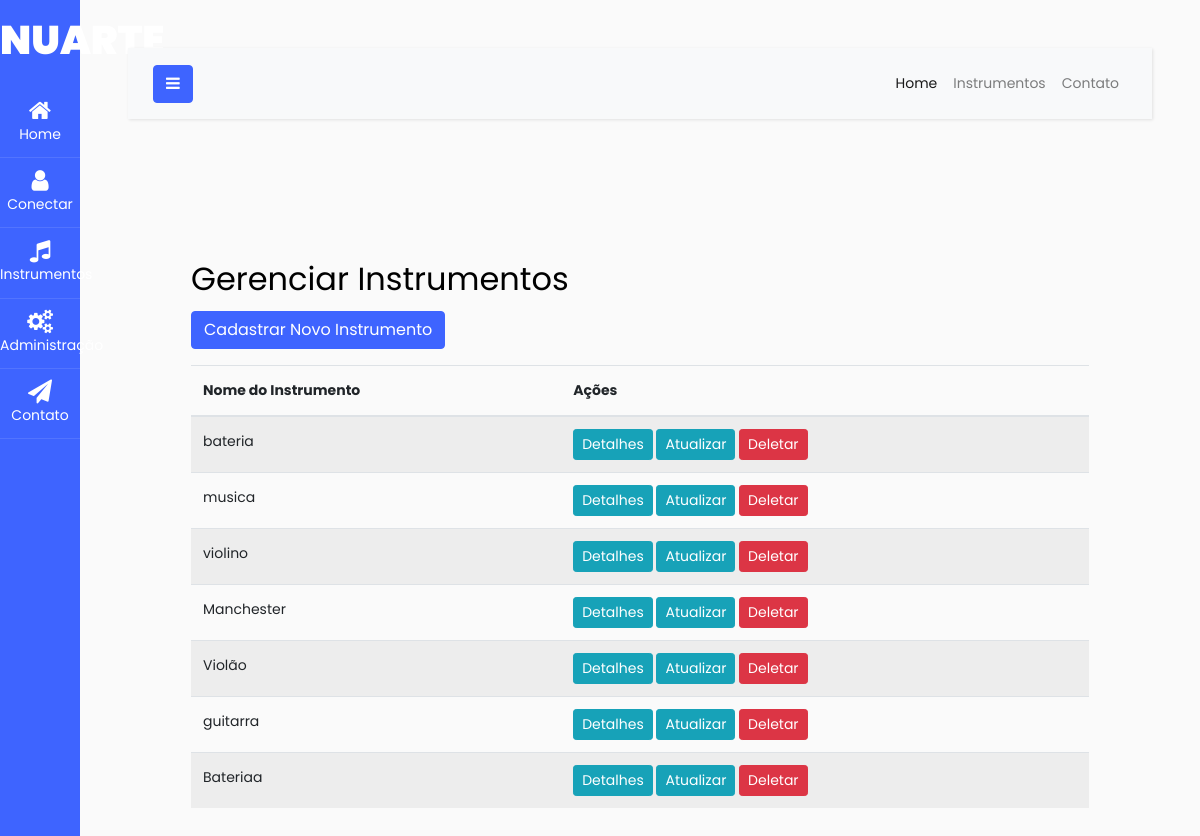
Screenshot of /gerenciamento_instrumentos/ with the database file from the repository.
### nuarte/models.py (models this page shows, shortened)
class Instrumento(models.Model):
    nome = models.CharField(max_length=100)
    descricao = models.TextField()
    disponivel = models.BooleanField(default=True)
    imagem = models.ImageField(upload_to='instrumentos/', null=True, blank=True)

### nuarte/views.py (the view)
# urls.py: path('gerenciamento_instrumentos/', gerenciamento_instrumentos, name='gerenciamento_instrumentos'),
def gerenciamento_instrumentos(request):
    instrumentos = Instrumento.objects.all()
    return render(request, 'nuarte/gerenciamento_instrumentos.html', {'instrumentos': instrumentos})

### nuarte/templates/nuarte/gerenciamento_instrumentos.html
{% extends 'base.html' %}
{% block content %}
<div class="container mt-5">
  <h2>Gerenciar Instrumentos</h2>
  <a href="{% url 'nuarte:cadastrar_instrumento' %}" class="btn btn-primary mb-3">Cadastrar Novo Instrumento</a>
  <table class="table table-striped">
    <thead>
      <tr>
        <th scope="col">Nome do Instrumento</th>
        <th scope="col">Ações</th>
      </tr>
    </thead>
    <tbody>
      {% for instrumento in instrumentos %}
      <tr>
        <td>{{ instrumento.nome }}</td>
        <td>
          <a href="{% url 'nuarte:detalhes_instrumento' instrumento.id %}" class="btn btn-info btn-sm">Detalhes</a>
          <a href="{% url 'nuarte:atualizar_instrumento' instrumento.id %}" class="btn btn-info btn-sm">Atualizar</a>
          <a href="{% url 'nuarte:deletar_instrumento' instrumento.id %}" class="btn btn-danger btn-sm">Deletar</a>
        </td>
      </tr>
      {% endfor %}
    </tbody>
  </table>
</div>
{% endblock %}

### rows the page displays
Instrumento: nome "bateria"
Instrumento: nome "musica"
Instrumento: nome "violino"
Instrumento: nome "Manchester"
Instrumento: nome "Violão"
Instrumento: nome "guitarra"
Instrumento: nome "Bateriaa"
